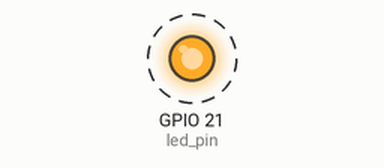
Recording of a program running on a simulated Raspberry Pi (BCM pin numbers). Shown: output pins drawn as LEDs (lit = HIGH). Dashed ring = blinking. What the program prints to the terminal is not drawn.

Above: at 0.5 s.
Timing chart, 0 to 4.6 s (numbered marks = the images above):
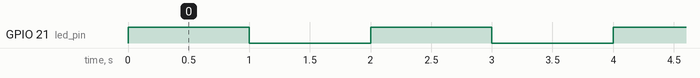

Measured:
- by itself, GPIO 21 (led_pin): alternates HIGH for 1.0 s and LOW for 1.0 s

The program:

R01._LED_Blink.py
```python
"""
Components Used:
1. Raspberry Pi
2. LED
3. Breadboard
4. Jumper Wires
"""

import RPi.GPIO as gpio
import time

led_pin = 21  # GPIO pin connected to LED

gpio.setmode(gpio.BCM)       # Use BCM pin numbering
gpio.setup(led_pin, gpio.OUT)  # Set LED pin as output

try:
    while True:
        gpio.output(led_pin, gpio.HIGH)  # Turn LED ON
        print("LED is ON")
        time.sleep(1)  # Wait 1 second

        gpio.output(led_pin, gpio.LOW)   # Turn LED OFF
        print("LED is OFF")
        time.sleep(1)  # Wait 1 second

except KeyboardInterrupt:
    gpio.cleanup()  # Reset GPIO on exit
```
